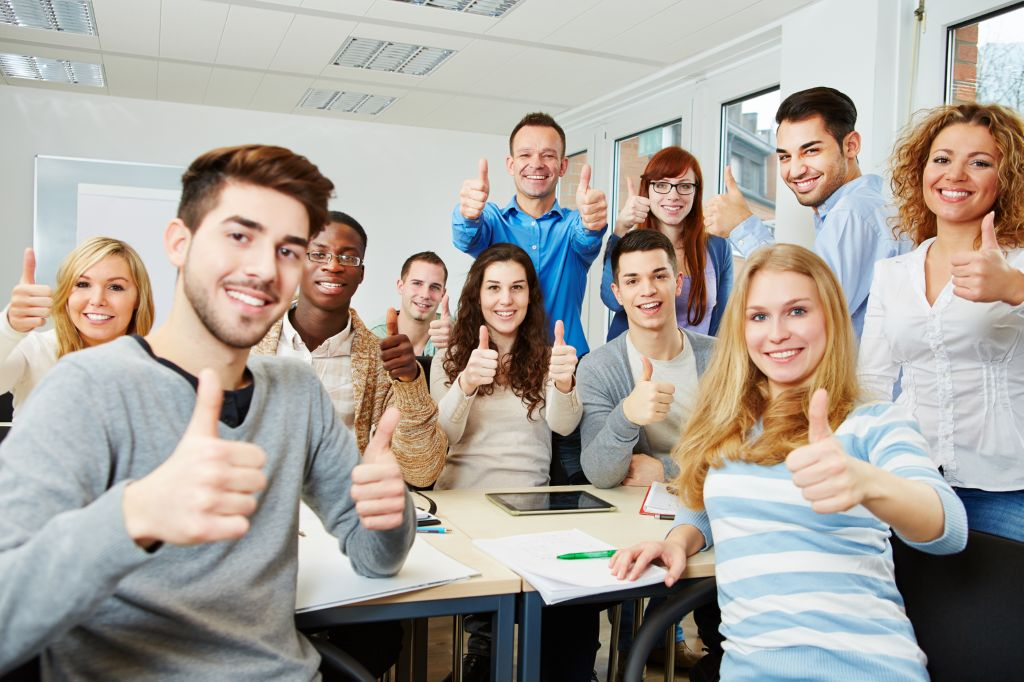
#> input picture oficina.png, 1024 x 682 px
$ python detector.py
#> lines starting #> are read from the running program, lines starting #| are printed output that depends on the picture; after the words box and inside, x2 and y2 are one past the last pixel; in counts of white or black regions, pixels touching at a corner belong together
# -*- coding: utf-8 -*-
"""
Created on Fri Nov 13 01:32:49 2020

@author: Display
"""

import cv2
import numpy as np
faceClassif= cv2.CascadeClassifier('haarcascade_frontalface_default.xml')
image= cv2.imread('oficina.png')
#> image is the input picture: shape (682, 1024, 3); mean B, G, R 156.2, 163.5, 169.8
gray=cv2.cvtColor(image,cv2.COLOR_BGR2GRAY)
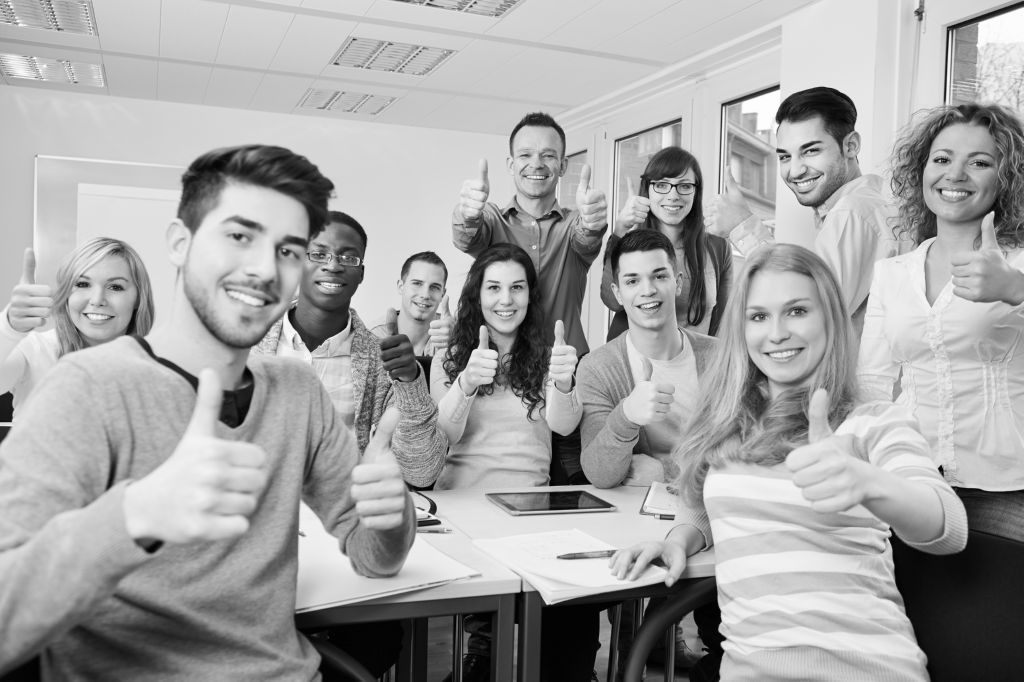
#> gray: shape (682, 1024); min 0, max 255, mean 164.6

faces=faceClassif.detectMultiScale(gray,
                                   scaleFactor=1.1,
                                   minNeighbors=5,
                                   minSize=(30,30),
                                   maxSize=(200,200))
#> faces = [[506, 132, 62, 62], [397, 262, 58, 58], [643, 165, 57, 57], [301, 227, 67, 67], [609, 249, 75, 75], [472, 262, 65, 65], [758, 121, 83, 83], [915, 126, 88, 88], [57, 253, 84, 84], [727, 274, 105, 105], [184, 179, 153, 153]]
for(x,y,w,h) in faces:
    cv2.rectangle(image,(x,y),(x+w,y+h),(0,255,0),2)
#> this loop made 11 passes
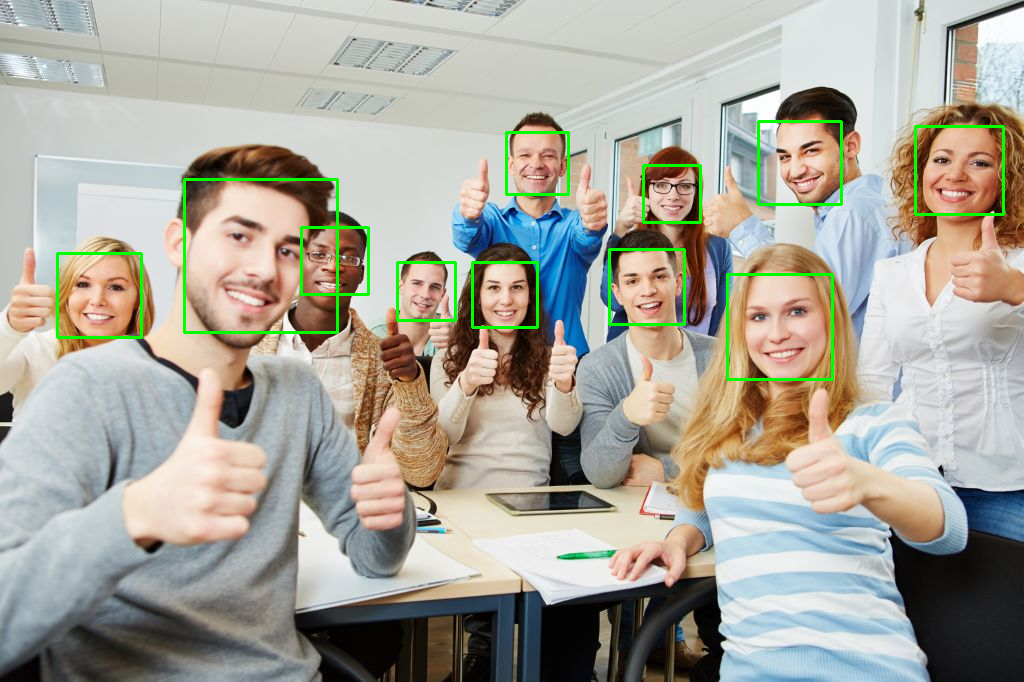
#> image: shape (682, 1024, 3); 1.53% of pixels changed, all inside (x1, y1, x2, y2) = (56, 120, 1005, 381)


cv2.imshow('image',image)
cv2.waitKey(0)
cv2.destroyAllWindows()
